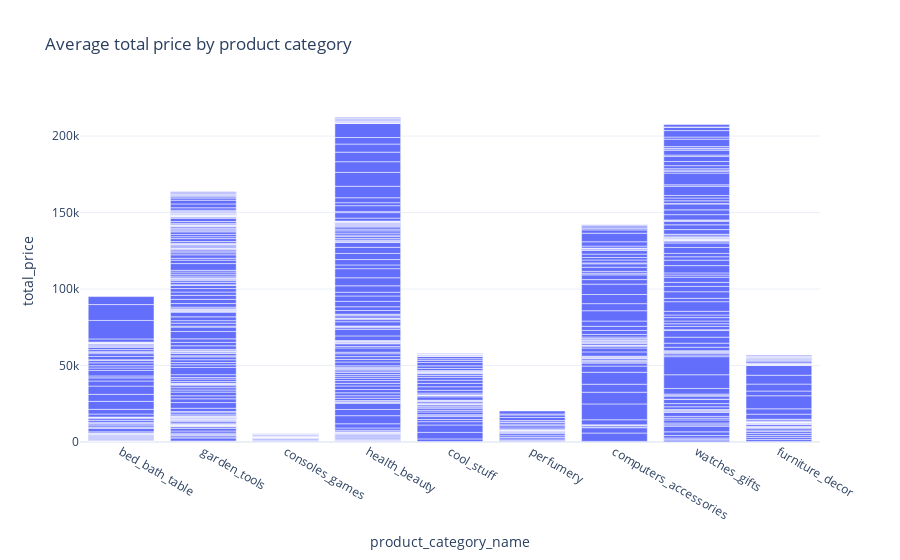

Notebook cell for this chart:
### Code cell
# Now let’s have a look at the average total prices by product categories:
fig = px.bar(data,x="product_category_name",y='total_price',title="Average total price by product category")
fig.show()

### Figure 1 — Plotly figure (JSON) as saved in the notebook; plotly's stock layout.template omitted (floating-point values rounded to 4 significant figures; data arrays with more than 128 entries replaced by an {"elided": "..."} marker saying what was removed)
{"data": [{"alignmentgroup": "True", "hovertemplate": "product_category_name=%{x}<br>total_price=%{y}<extra></extra>", "legendgroup": "", "marker": {"color": "#636efa", "pattern": {"shape": ""}}, "name": "", "offsetgroup": "", "orientation": "v", "showlegend": false, "textposition": "auto", "type": "bar", "x": {"elided": "676 str values"}, "xaxis": "x", "y": {"elided": "676 float values"}, "yaxis": "y"}], "layout": {"barmode": "relative", "legend": {"tracegroupgap": 0}, "title": {"text": "Average total price by product category"}, "xaxis": {"anchor": "y", "domain": [0, 1], "title": {"text": "product_category_name"}}, "yaxis": {"anchor": "x", "domain": [0, 1], "title": {"text": "total_price"}}}}
